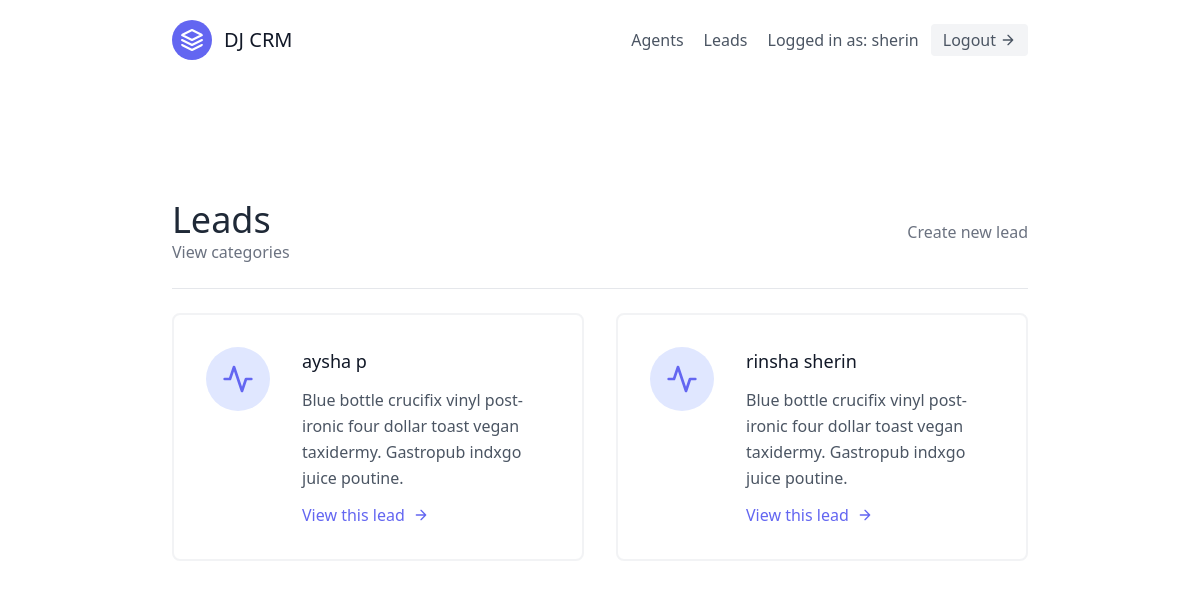
Before: /leads/ (signed in) with the older database file.
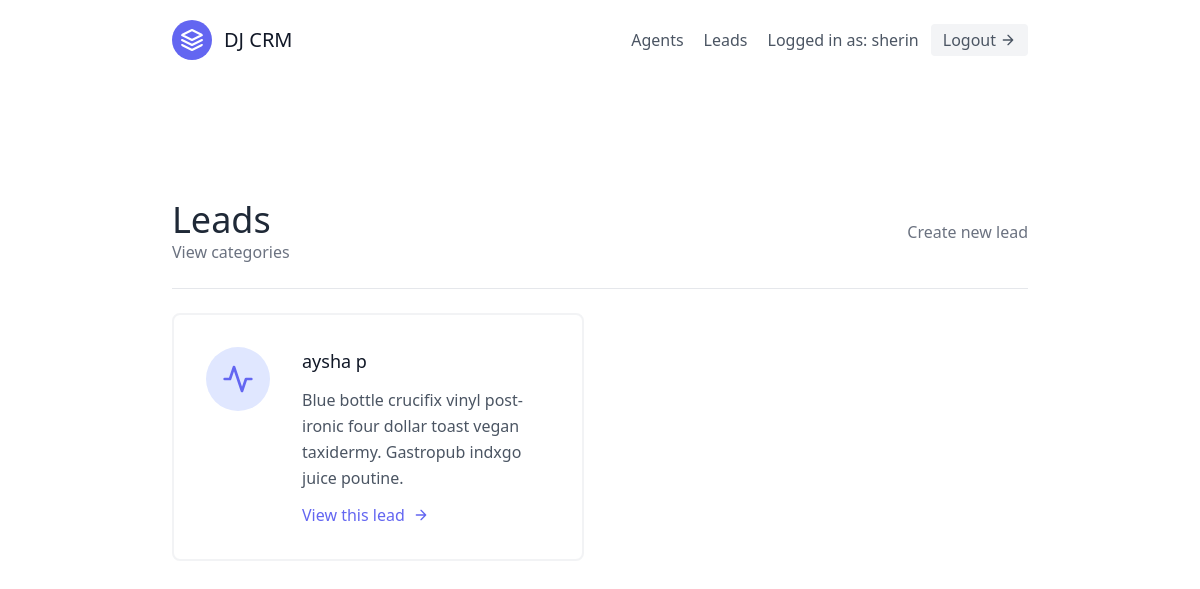
After: the same page with the newer database file.
### leads/models.py (models this page shows, shortened)
class Lead(models.Model):
    first_name = models.CharField(max_length=50)
    last_name = models.CharField(max_length=50)
    age = models.IntegerField()
    organisation = models.ForeignKey(UserProfile, on_delete=models.CASCADE)
    agent = models.ForeignKey("Agent",null=True, blank=True, on_delete=models.SET_NULL)
    category = models.ForeignKey("Category",related_name="leads", null=True, blank=True, on_delete=models.SET_NULL)
    description = models.TextField()
    date_added = models.DateTimeField(auto_now_add=True)
    phone_number = models.CharField(max_length=20)
    email = models.EmailField()

### leads/views.py (the view)
# urls.py: path('', LeadListView.as_view(), name='lead-list'),
class LeadListView(LoginRequiredMixin, generic.ListView):
    template_name = "leads/lead_list.html"
    context_object_name = "leads"
    def get_queryset(self):
        user = self.request.user
        if user.is_organiser:
            queryset = Lead.objects.filter(
                organisation=user.userprofile,
                agent__isnull=False
                )
        else:
            queryset = Lead.objects.filter(
                organisation=user.agent.organisation,
                agent__isnull=False
                )
            queryset = queryset.filter(agent__user=user)
        return queryset
    def get_context_data(self, **kwargs):
        context = super(LeadListView, self).get_context_data(**kwargs)
        user = self.request.user
        if user.is_organiser:
            queryset = Lead.objects.filter(
                organisation = user.userprofile,
                agent__isnull = True
            )
            context.update({
                "unassigned_leads":queryset
            })
        return context

### leads/templates/leads/lead_list.html (shortened to what this page needs)
{% extends "base.html" %}
{% block content %}
       <section class="text-gray-600 body-font">
  <div class="container px-5 py-24 mx-auto flex flex-wrap">
  <div class="w-full mb-6 py-6 flex justify-between items-center border-b border-gray-200">
    <div>
        <h1 class="text-4xl text-gray-800">Leads</h1>
        <a class="text-gray-500 hover:text-blue-500"  href="{% url 'leads:category-list' %}">
          View categories
          </a>
    </div>
    {% if request.user.is_organiser %}
      <div>
          <a class="text-gray-500 hover:text-blue-500"  href="{% url 'leads:lead-create' %}">
          Create new lead
          </a>
      </div>
      {% endif %}
  </div>
    <div class="flex flex-wrap -m-4">
    {% for lead in leads %}
      <div class="p-4 lg:w-1/2 md:w-full">
        <div class="flex border-2 rounded-lg border-gray-200 border-opacity-50 p-8 sm:flex-row flex-col">
          <div class="w-16 h-16 sm:mr-8 sm:mb-0 mb-4 inline-flex items-center justify-center rounded-full bg-indigo-100 text-indigo-500 flex-shrink-0">
            <svg fill="none" stroke="currentColor" stroke-linecap="round" stroke-linejoin="round" stroke-width="2" class="w-8 h-8" viewBox="0 0 24 24">
              <path d="M22 12h-4l-3 9L9 3l-3 9H2"></path>
            </svg>
          </div>
          <div class="flex-grow">
            <h2 class="text-gray-900 text-lg title-font font-medium mb-3">{{ lead.first_name }} {{ lead.last_name }} </h2>
            <p class="leading-relaxed text-base">Blue bottle crucifix vinyl post-ironic four dollar toast vegan taxidermy. Gastropub indxgo juice poutine.</p>
            <a href="{% url 'leads:lead-detail' lead.pk %}"class="mt-3 text-indigo-500 inline-flex items-center">View this lead
              <svg fill="none" stroke="currentColor" stroke-linecap="round" stroke-linejoin="round" stroke-width="2" class="w-4 h-4 ml-2" viewBox="0 0 24 24">
                <path d="M5 12h14M12 5l7 7-7 7"></path>
              </svg>
            </a>
          </div>
        </div>
      </div>
      {% endfor %}
    </div>
  </div>
</section>
{% endblock content %}

Changed rows visible on the page:
removed Lead: first_name "rinsha", last_name "sherin"
